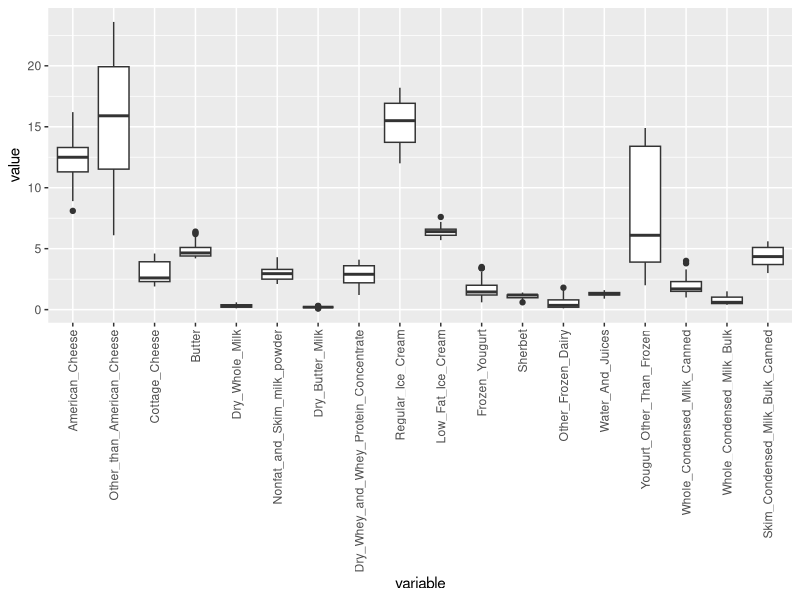
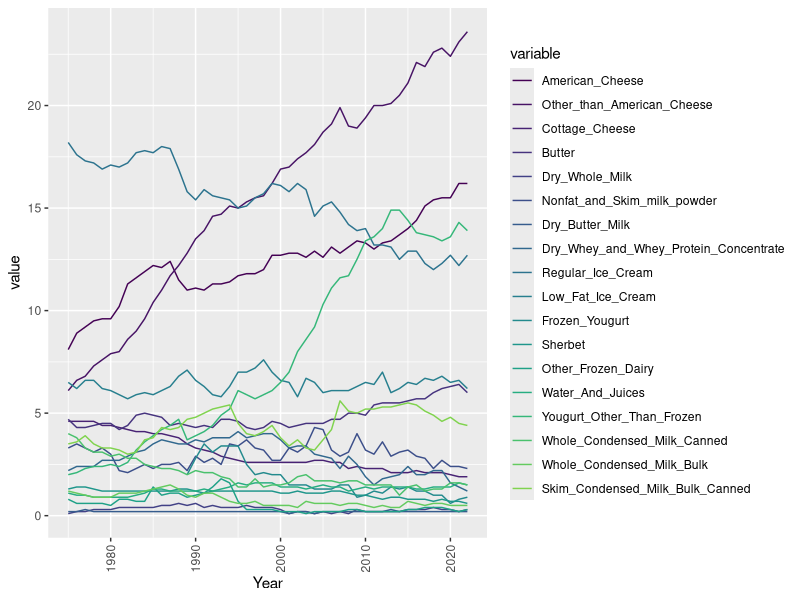
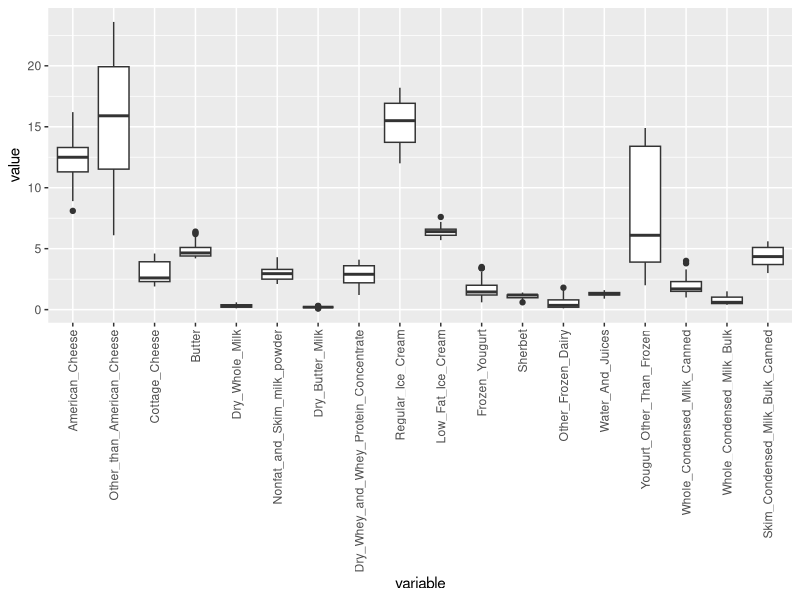
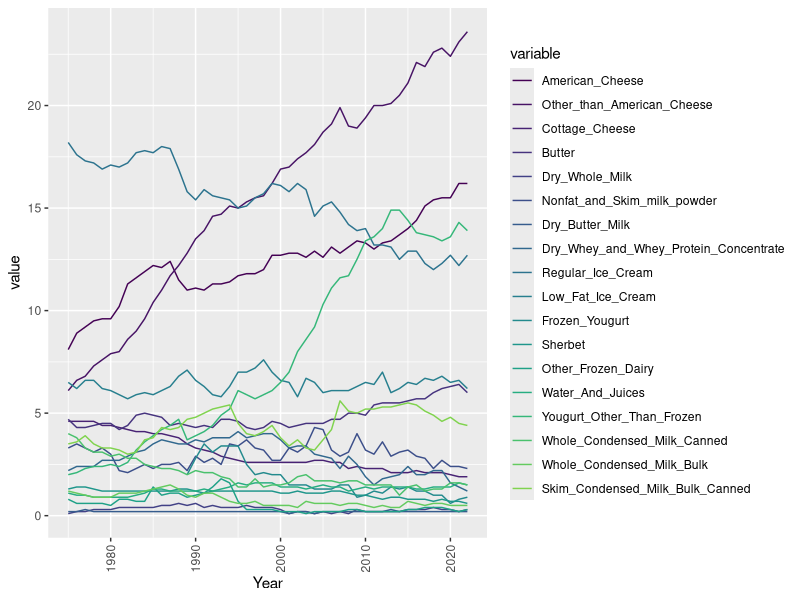
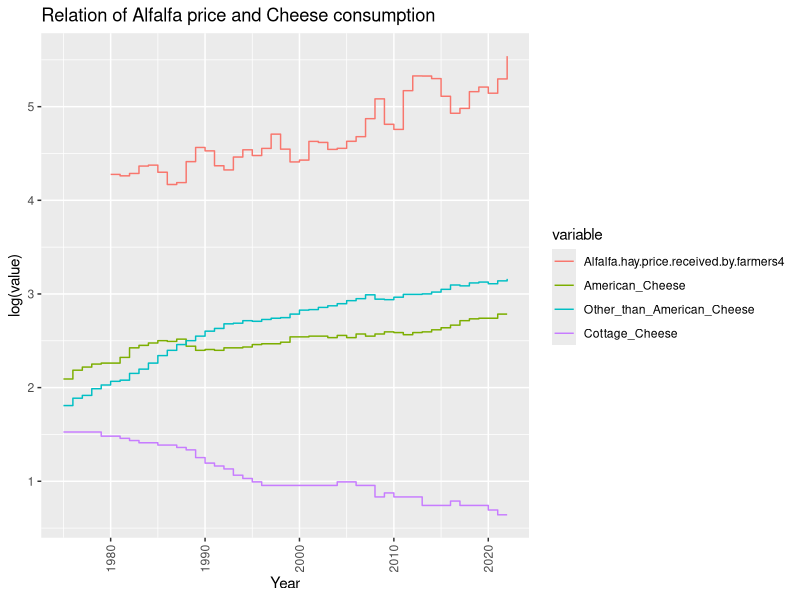
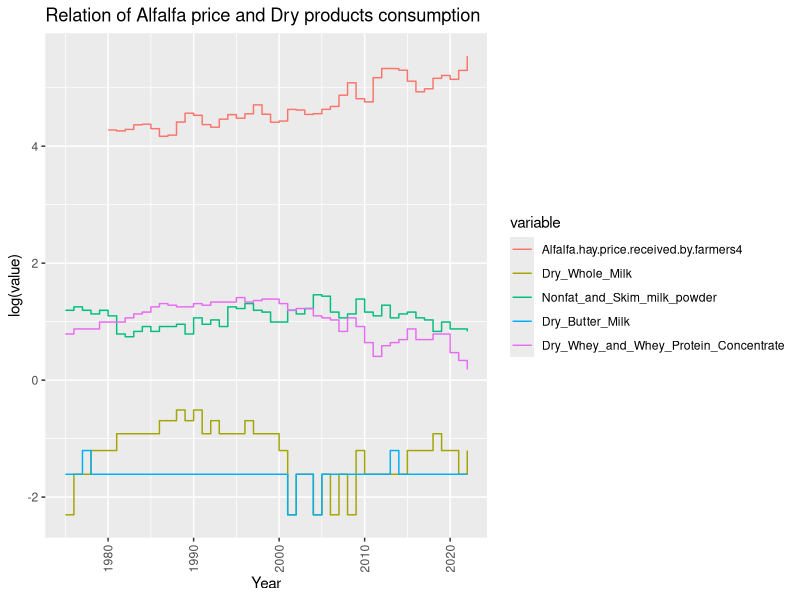
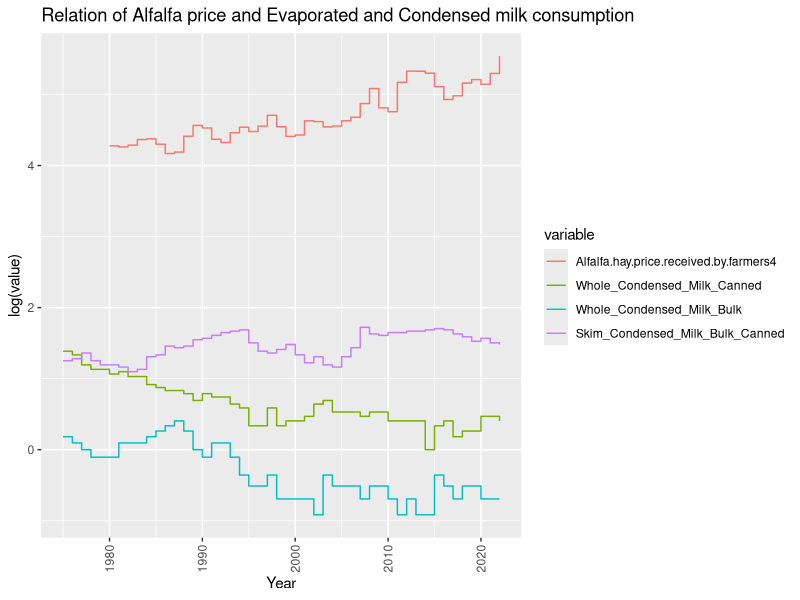
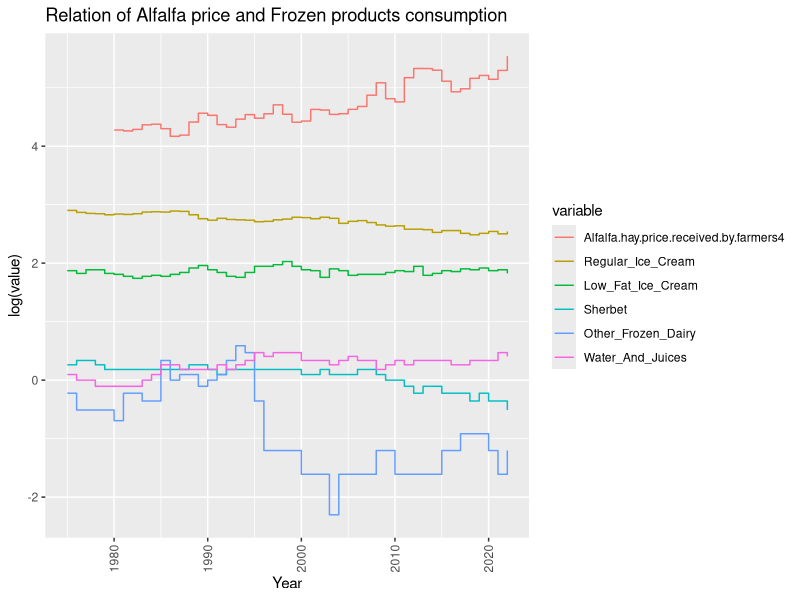

Reproduce these figures in R, in order.
## ---- chunk 1
knitr::opts_chunk$set(echo = TRUE)
## ---- chunk 2

# Load the readxl package
library(tidyverse)
library(readxl)


library(readr)

# Read the CSV file from GitHub

dataset <- read.csv("pcconsp_1_csv.csv")

## ---- chunk 3

str(dataset)

## ---- chunk 4

summary(dataset)

## ---- chunk 5

head(dataset)


## ---- chunk 6

# Load necessary libraries
library(ggplot2)
library(reshape2)
library(viridis)


my_palette <- viridis(22)

dataset <- dataset %>% select(-one_of('Skim_solids_basis ', 'Frozen_Yougurt ', 'Milk_fat_basis '))



head(dataset)

# Reshape data into long format
melted_data <- melt(dataset, id.vars = "Year")

head(melted_data)

# Create density plot
sales <- ggplot(melted_data, aes(x = variable, y = value)) +
  geom_boxplot()+
  theme(axis.text.x = element_text(angle = 90, hjust = 1, vjust = 0.5))

ggsave("sales_counts.jpeg", sales)

melted_data_below100 <- melted_data %>% 
  filter(value <= 100)

ggplot(melted_data_below100, aes(x = variable, y = value)) +
  geom_boxplot()+
  theme(axis.text.x = element_text(angle = 90, hjust = 1, vjust = 0.5))

ggplot(melted_data_below100, aes(x = Year, y = value , color = variable)) +
  geom_line()+
  theme(axis.text.x = element_text(angle = 90, hjust = 1, vjust = 0.5))+
  scale_color_manual(values = my_palette)


## ---- chunk 7

head(dataset)

## ---- chunk 8

my_palette <- viridis(22)

# Reshape data into long format
melted_data <- melt(dataset, id.vars = "Year")


# Create density plot
sales <- ggplot(melted_data, aes(x = variable, y = value)) +
  geom_boxplot()+
  theme(axis.text.x = element_text(angle = 90, hjust = 1, vjust = 0.5))

ggsave("sales_counts.jpeg", sales)

melted_data_below100 <- melted_data %>% 
  filter(value <= 100)

ggplot(melted_data_below100, aes(x = variable, y = value)) +
  geom_boxplot()+
  theme(axis.text.x = element_text(angle = 90, hjust = 1, vjust = 0.5))

ggplot(melted_data_below100, aes(x = Year, y = value , color = variable)) +
  geom_line()+
  theme(axis.text.x = element_text(angle = 90, hjust = 1, vjust = 0.5))+
  scale_color_manual(values = my_palette)

## ---- chunk 9

head(melted_data, 3)

## ---- chunk 10

#Creating catgories based on the variable identifier

categorize <- function(variable_name) {
  if (grepl("American_Cheese", variable_name, ignore.case = TRUE)) {
    return("Cheese")
  } else if (grepl("Other_than_American_Cheese", variable_name, ignore.case = TRUE)) {
    return("Cheese")
  } else if (grepl("Cottage_Cheese", variable_name, ignore.case = TRUE)) {
    return("Cheese")
  } else if (grepl("Dry_Whole_Milk", variable_name, ignore.case = TRUE)) {
    return("Dry_products")
  } else if (grepl("Nonfat_and_Skim_milk_powder", variable_name, ignore.case = TRUE)) {
    return("Dry_products")
  } else if (grepl("Dry_Butter_Milk", variable_name, ignore.case = TRUE)) {
    return("Dry_products")
  } else if (grepl("Dry_Whey_and_Whey_Protein_Concentrate", variable_name, ignore.case = TRUE)) {
    return("Dry_products")
  } else if (grepl("Regular_Ice_Cream", variable_name, ignore.case = TRUE)) {
    return("Frozen_products")
  } else if (grepl("Low_Fat_Ice_Cream", variable_name, ignore.case = TRUE)) {
    return("Frozen_products")
  } else if (grepl("Sherbet", variable_name, ignore.case = TRUE)) {
    return("Frozen_products")
  } else if (grepl("Other_Frozen_Dairy", variable_name, ignore.case = TRUE)) {
    return("Frozen_products")
  } else if (grepl("Water_And_Juices", variable_name, ignore.case = TRUE)) {
    return("Frozen_products")
  } else if (grepl("Whole_Condensed_Milk_Canned", variable_name, ignore.case = TRUE)) {
    return("Evaporated_Condensed_Milk")
  } else if (grepl("Whole_Condensed_Milk_Bulk", variable_name, ignore.case = TRUE)) {
    return("Evaporated_Condensed_Milk")
  } else if (grepl("Skim_Condensed_Milk_Bulk_Canned", variable_name, ignore.case = TRUE)) {
    return("Evaporated_Condensed_Milk")
  } else {
    return("Other")
  }
}

melted_data$Category <- sapply(melted_data$variable, categorize)

head(melted_data)


## ---- chunk 11



trends <- ggplot(melted_data, aes(x = Year, y = value, color = variable)) +
  geom_line() +
  theme(axis.text.x = element_text(angle = 90, hjust = 1, vjust = 0.5))+
  facet_wrap(~ Category, scales = "free_y")

ggsave("trends_facet.jpeg", trends)
  


## ---- chunk 12

dataset_effect <- read.csv("annualmilkprodfactors.csv")

head(dataset_effect)


## ---- chunk 13

# Assuming your data frame is named "df"
dataset_effect <- subset(dataset_effect, select = c(Year, Alfalfa.hay.price.received.by.farmers4, Average.price.paid.for.milk1, Milk_Cow_Price))

dataset_effect$Milk_Cow_Price <- as.numeric(gsub(",", "", dataset_effect$Milk_Cow_Price))

head(dataset_effect)


## ---- chunk 14

melted_data_effect <- melt(dataset_effect, id.vars = "Year")

head(melted_data_effect)


## ---- chunk 15

melted_data_cheese <- melted_data %>% 
  filter(melted_data$Category == "Cheese")

melted_data_dry_products <- melted_data %>% 
  filter(melted_data$Category == "Dry_products")

melted_data_Evaporated_Condensed_Milk <- melted_data %>% 
  filter(melted_data$Category == "Evaporated_Condensed_Milk")

melted_data_Frozen_products <- melted_data %>% 
  filter(melted_data$Category == "Frozen_products")


## ---- chunk 16

#Removal of Category
melted_data_cheese <- melted_data_cheese %>% select(-one_of('Category'))
melted_data_dry_products <- melted_data_dry_products %>% select(-one_of('Category'))
melted_data_Evaporated_Condensed_Milk <- melted_data_Evaporated_Condensed_Milk %>% select(-one_of('Category'))
melted_data_Frozen_products <- melted_data_Frozen_products %>% select(-one_of('Category'))

#Variable specific dataframe of effect

alfalfa_price <- melted_data_effect %>% 
  filter(melted_data_effect$variable == "Alfalfa.hay.price.received.by.farmers4")
milk_price <- melted_data_effect %>% 
  filter(melted_data_effect$variable == "Average.price.paid.for.milk1")
milk_cow <- melted_data_effect %>% 
  filter(melted_data_effect$variable == "Milk_Cow_Price")

#Creation of sub dataframes for visualization of relations

alfalfa_cheese <- bind_rows(alfalfa_price, melted_data_cheese)
alfalfa_dry <- bind_rows(alfalfa_price, melted_data_dry_products)
alfalfa_evaporated <- bind_rows(alfalfa_price, melted_data_Evaporated_Condensed_Milk)
alfalfa_frozen <- bind_rows(alfalfa_price, melted_data_Frozen_products)

milk_price_cheese <- bind_rows(milk_price, melted_data_cheese)
milk_price_dry <- bind_rows(milk_price, melted_data_dry_products)
milk_price_evaporated <- bind_rows(milk_price, melted_data_Evaporated_Condensed_Milk)
milk_price_frozen <- bind_rows(milk_price, melted_data_Frozen_products)

milk_cow_cheese <- bind_rows(milk_cow, melted_data_cheese)
milk_cow_dry <- bind_rows(milk_cow, melted_data_dry_products)
milk_cow_evaporated <- bind_rows(milk_cow, melted_data_Evaporated_Condensed_Milk)
milk_cow_frozen <- bind_rows(milk_cow, melted_data_Frozen_products)


## ---- chunk 17
#Graphs of alfalfa and commodity

ggplot(alfalfa_cheese, aes(x = Year, y = log(value) , color = variable)) +
  geom_step()+
  theme(axis.text.x = element_text(angle = 90, hjust = 1, vjust = 0.5))+
  labs(title = "Relation of Alfalfa price and Cheese consumption")

ggplot(alfalfa_dry, aes(x = Year, y = log(value) , color = variable)) +
  geom_step()+
  theme(axis.text.x = element_text(angle = 90, hjust = 1, vjust = 0.5))+
  labs(title = "Relation of Alfalfa price and Dry products consumption")

ggplot(alfalfa_evaporated, aes(x = Year, y = log(value) , color = variable)) +
  geom_step()+
  theme(axis.text.x = element_text(angle = 90, hjust = 1, vjust = 0.5))+
  labs(title = "Relation of Alfalfa price and Evaporated and Condensed milk consumption")

ggplot(alfalfa_frozen, aes(x = Year, y = log(value) , color = variable)) +
  geom_step()+
  theme(axis.text.x = element_text(angle = 90, hjust = 1, vjust = 0.5))+
  labs(title = "Relation of Alfalfa price and Frozen products consumption")


## ---- chunk 18
#Graphs of alfalfa and commodity

ggplot(milk_price_cheese, aes(x = Year, y = log(value) , color = variable)) +
  geom_step()+
  theme(axis.text.x = element_text(angle = 90, hjust = 1, vjust = 0.5))+
  labs(title = "Relation of Milk price and Cheese consumption")

ggplot(milk_price_dry, aes(x = Year, y = log(value) , color = variable)) +
  geom_step()+
  theme(axis.text.x = element_text(angle = 90, hjust = 1, vjust = 0.5))+
  labs(title = "Relation of Milk price and Dry products consumption")

ggplot(milk_price_evaporated, aes(x = Year, y = log(value) , color = variable)) +
  geom_step()+
  theme(axis.text.x = element_text(angle = 90, hjust = 1, vjust = 0.5))+
  labs(title = "Relation of Milk price and Evaporated and Condensed milk consumption")

ggplot(milk_price_frozen, aes(x = Year, y = log(value) , color = variable)) +
  geom_step()+
  theme(axis.text.x = element_text(angle = 90, hjust = 1, vjust = 0.5))+
  labs(title = "Relation of Milk price and Frozen products consumption")


## ---- chunk 19
#Graphs of alfalfa and commodity

ggplot(milk_cow_cheese, aes(x = Year, y = log(value) , color = variable)) +
  geom_step()+
  theme(axis.text.x = element_text(angle = 90, hjust = 1, vjust = 0.5))+
  labs(title = "Relation of Milk cow price and Cheese consumption")

ggplot(milk_cow_dry, aes(x = Year, y = log(value) , color = variable)) +
  geom_step()+
  theme(axis.text.x = element_text(angle = 90, hjust = 1, vjust = 0.5))+
  labs(title = "Relation of Milk cow price and Dry products consumption")

ggplot(milk_cow_evaporated, aes(x = Year, y = log(value) , color = variable)) +
  geom_step()+
  theme(axis.text.x = element_text(angle = 90, hjust = 1, vjust = 0.5))+
  labs(title = "Relation of Milk cow price and Evaporated and Condensed milk consumption")

ggplot(milk_cow_frozen, aes(x = Year, y = log(value) , color = variable)) +
  geom_step()+
  theme(axis.text.x = element_text(angle = 90, hjust = 1, vjust = 0.5))+
  labs(title = "Relation of Milk cow price and Frozen products consumption")
